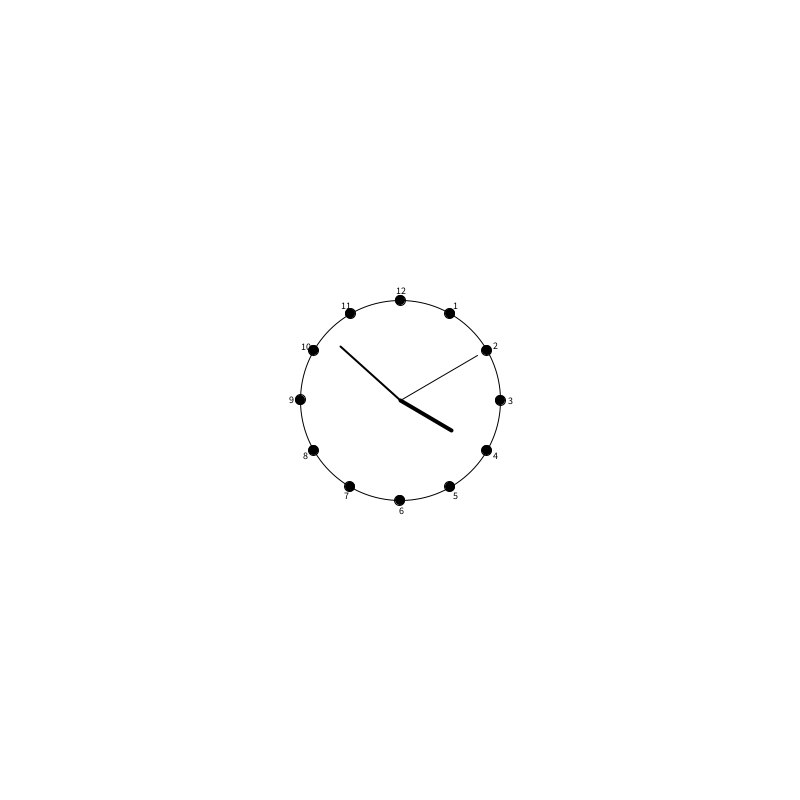
Frame 1 (no input)
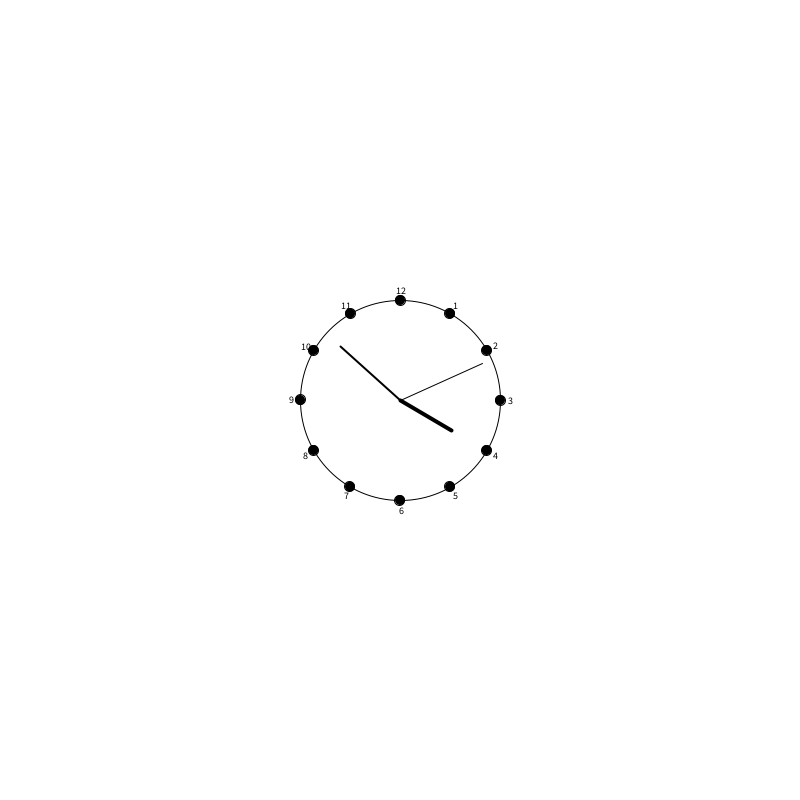
Frame 60 (the mouse pressed at the canvas centre just before this capture)
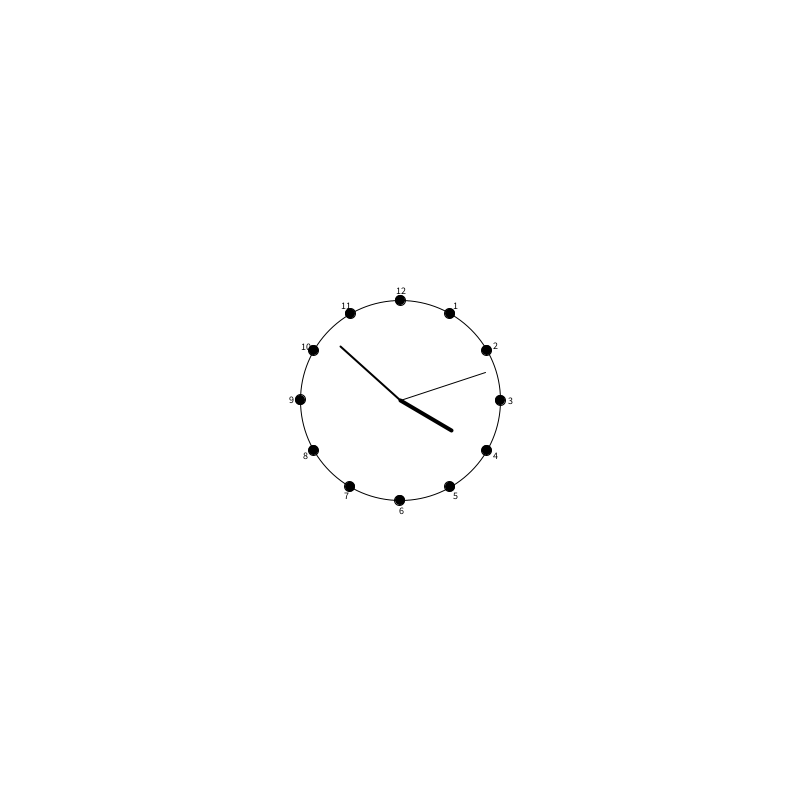
Frame 120 (the mouse held since frame 60 and released just before this capture)

The Processing sketch that drew these frames (run headless with seeded random() and noise(); from frame 60 on, the mouse is pressed at the canvas centre):

// Processing sketch: sketch_231223a
// ── sketch_231223a.pde
void setup()
{
 size(800,800); 
}

void draw()
{
  background(255);
  translate(width/2,height/2);
  Saat(100);
  
}

void Saat(float boyut)
{
  float h = boyut;

  fill(255);
  ellipse(0,0,h*2,h*2);
  
  for(int i= 1; i<=12; i++)
  {
    PVector n = nokta(i*30,h);
    fill(0);
    ellipse(n.x,n.y,10,10);
    n = nokta(i*30,h*1.1);
    textSize(h/10);
    textAlign(CENTER,CENTER);
    text(i,n.x,n.y);
  }
  
  Kol((hour() - 12) * 30,0.6,h);
  Kol(minute() * 6,0.8,h);
  Kol(second() * 6,0.9,h);
}

void Kol(float açı,float kat,float h)
{
  strokeWeight((1-kat) * 10);
  PVector b = nokta(açı,h* kat);
  line(0,0,b.x,b.y);
}

PVector nokta(float açı,float uzaklık)
{
  float a = iletki(açı-90);
  float x = cos(a) * uzaklık;
  float y = sin(a) * uzaklık;
  return new PVector(x,y);
}

float iletki(float açı)
{
  return PI/180 * açı; 
}
